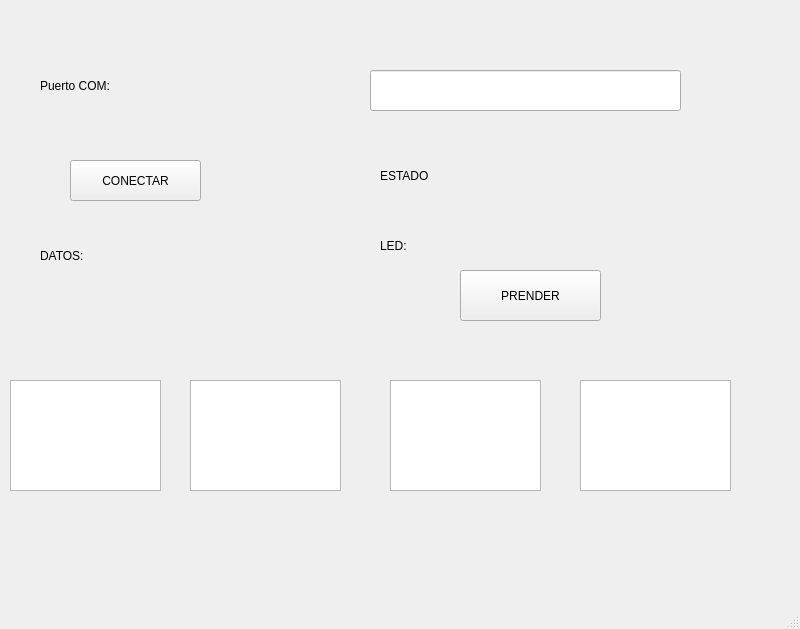
<?xml version="1.0" encoding="UTF-8"?>
<ui version="4.0">
 <class>MainWindow</class>
 <widget class="QMainWindow" name="MainWindow">
  <property name="geometry">
   <rect>
    <x>0</x>
    <y>0</y>
    <width>800</width>
    <height>629</height>
   </rect>
  </property>
  <property name="windowTitle">
   <string>MainWindow</string>
  </property>
  <widget class="QWidget" name="centralwidget">
   <widget class="QLineEdit" name="txt_com">
    <property name="geometry">
     <rect>
      <x>370</x>
      <y>70</y>
      <width>311</width>
      <height>41</height>
     </rect>
    </property>
   </widget>
   <widget class="QLabel" name="txt_com1">
    <property name="geometry">
     <rect>
      <x>40</x>
      <y>60</y>
      <width>141</width>
      <height>51</height>
     </rect>
    </property>
    <property name="styleSheet">
     <string notr="true">font: 75 12pt &quot;MS Shell Dlg 2&quot;;</string>
    </property>
    <property name="text">
     <string>Puerto COM:</string>
    </property>
   </widget>
   <widget class="QLabel" name="txt_estado">
    <property name="geometry">
     <rect>
      <x>380</x>
      <y>160</y>
      <width>201</width>
      <height>31</height>
     </rect>
    </property>
    <property name="styleSheet">
     <string notr="true">font: 75 12pt &quot;MS Shell Dlg 2&quot;;</string>
    </property>
    <property name="text">
     <string>ESTADO</string>
    </property>
   </widget>
   <widget class="QPushButton" name="btn_accion">
    <property name="geometry">
     <rect>
      <x>70</x>
      <y>160</y>
      <width>131</width>
      <height>41</height>
     </rect>
    </property>
    <property name="text">
     <string>CONECTAR</string>
    </property>
   </widget>
   <widget class="QListWidget" name="lista_datos">
    <property name="geometry">
     <rect>
      <x>10</x>
      <y>380</y>
      <width>151</width>
      <height>111</height>
     </rect>
    </property>
   </widget>
   <widget class="QLabel" name="txt_estado_2">
    <property name="geometry">
     <rect>
      <x>40</x>
      <y>240</y>
      <width>201</width>
      <height>31</height>
     </rect>
    </property>
    <property name="styleSheet">
     <string notr="true">font: 75 12pt &quot;MS Shell Dlg 2&quot;;</string>
    </property>
    <property name="text">
     <string>DATOS:</string>
    </property>
   </widget>
   <widget class="QPushButton" name="btn_control">
    <property name="geometry">
     <rect>
      <x>460</x>
      <y>270</y>
      <width>141</width>
      <height>51</height>
     </rect>
    </property>
    <property name="text">
     <string>PRENDER</string>
    </property>
   </widget>
   <widget class="QLabel" name="txt_estado_3">
    <property name="geometry">
     <rect>
      <x>380</x>
      <y>230</y>
      <width>201</width>
      <height>31</height>
     </rect>
    </property>
    <property name="styleSheet">
     <string notr="true">font: 75 12pt &quot;MS Shell Dlg 2&quot;;</string>
    </property>
    <property name="text">
     <string>LED:</string>
    </property>
   </widget>
   <widget class="QListWidget" name="lista_datos2">
    <property name="geometry">
     <rect>
      <x>190</x>
      <y>380</y>
      <width>151</width>
      <height>111</height>
     </rect>
    </property>
   </widget>
   <widget class="QListWidget" name="lista_datos3">
    <property name="geometry">
     <rect>
      <x>390</x>
      <y>380</y>
      <width>151</width>
      <height>111</height>
     </rect>
    </property>
   </widget>
   <widget class="QListWidget" name="lista_datos4">
    <property name="geometry">
     <rect>
      <x>580</x>
      <y>380</y>
      <width>151</width>
      <height>111</height>
     </rect>
    </property>
   </widget>
   <widget class="QLabel" name="label_4">
    <property name="geometry">
     <rect>
      <x>570</x>
      <y>10</y>
      <width>161</width>
      <height>51</height>
     </rect>
    </property>
    <property name="text">
     <string/>
    </property>
    <property name="pixmap">
     <pixmap>../../../../3D Objects/facultad_ingenieria_tampico.png</pixmap>
    </property>
    <property name="scaledContents">
     <bool>true</bool>
    </property>
   </widget>
   <widget class="QLabel" name="label_3">
    <property name="geometry">
     <rect>
      <x>70</x>
      <y>10</y>
      <width>171</width>
      <height>51</height>
     </rect>
    </property>
    <property name="text">
     <string/>
    </property>
    <property name="pixmap">
     <pixmap>../../../../3D Objects/UAT.png</pixmap>
    </property>
    <property name="scaledContents">
     <bool>true</bool>
    </property>
   </widget>
   <widget class="QLabel" name="label_5">
    <property name="geometry">
     <rect>
      <x>680</x>
      <y>500</y>
      <width>91</width>
      <height>81</height>
     </rect>
    </property>
    <property name="font">
     <font>
      <pointsize>8</pointsize>
     </font>
    </property>
    <property name="cursor">
     <cursorShape>ArrowCursor</cursorShape>
    </property>
    <property name="styleSheet">
     <string notr="true"/>
    </property>
    <property name="text">
     <string/>
    </property>
    <property name="pixmap">
     <pixmap>../../../../3D Objects/Castor.jpg</pixmap>
    </property>
    <property name="scaledContents">
     <bool>true</bool>
    </property>
   </widget>
  </widget>
  <widget class="QMenuBar" name="menubar">
   <property name="geometry">
    <rect>
     <x>0</x>
     <y>0</y>
     <width>800</width>
     <height>21</height>
    </rect>
   </property>
  </widget>
  <widget class="QStatusBar" name="statusbar"/>
 </widget>
 <resources/>
 <connections/>
</ui>
